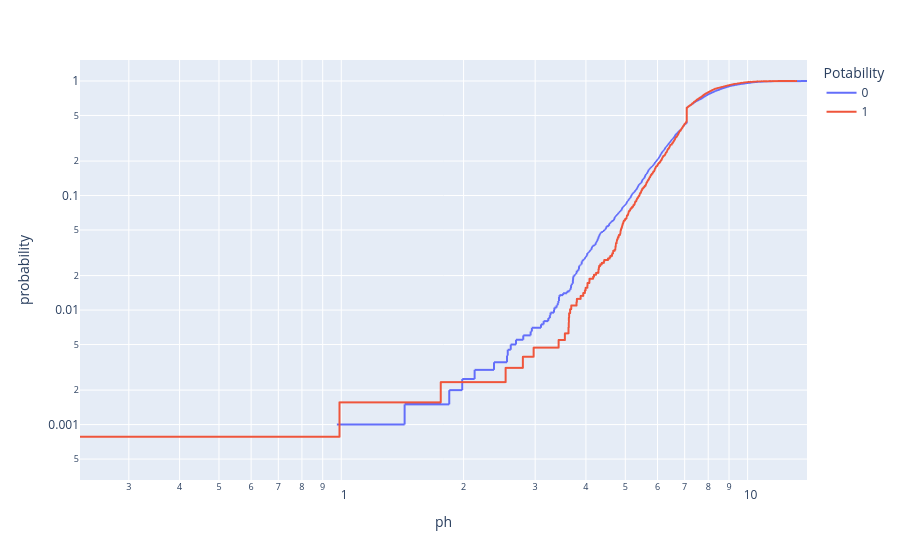

Here is the notebook cell this chart was saved with:
### Code cell
fig = px.ecdf(df, x = "ph", log_x = True, log_y = True, color = "Potability")
fig.show()

### Figure 1 — Plotly figure (JSON) as saved in the notebook; plotly's stock layout.template omitted (floating-point values rounded to 4 significant figures; data arrays with more than 128 entries replaced by an {"elided": "..."} marker saying what was removed)
{"data": [{"hovertemplate": "Potability=0<br>ph=%{x}<br>probability=%{y}<extra></extra>", "legendgroup": "0", "line": {"dash": "solid", "shape": "hv"}, "marker": {"color": "#636efa", "symbol": "circle"}, "mode": "lines", "name": "0", "showlegend": true, "type": "scattergl", "x": {"elided": "1998 float values"}, "xaxis": "x", "y": {"elided": "1998 float values"}, "yaxis": "y"}, {"hovertemplate": "Potability=1<br>ph=%{x}<br>probability=%{y}<extra></extra>", "legendgroup": "1", "line": {"dash": "solid", "shape": "hv"}, "marker": {"color": "#EF553B", "symbol": "circle"}, "mode": "lines", "name": "1", "showlegend": true, "type": "scattergl", "x": {"elided": "1278 float values"}, "xaxis": "x", "y": {"elided": "1278 float values"}, "yaxis": "y"}], "layout": {"legend": {"title": {"text": "Potability"}, "tracegroupgap": 0}, "margin": {"t": 60}, "xaxis": {"anchor": "y", "domain": [0.0, 1.0], "title": {"text": "ph"}, "type": "log"}, "yaxis": {"anchor": "x", "domain": [0.0, 1.0], "rangemode": "tozero", "title": {"text": "probability"}, "type": "log"}}}
